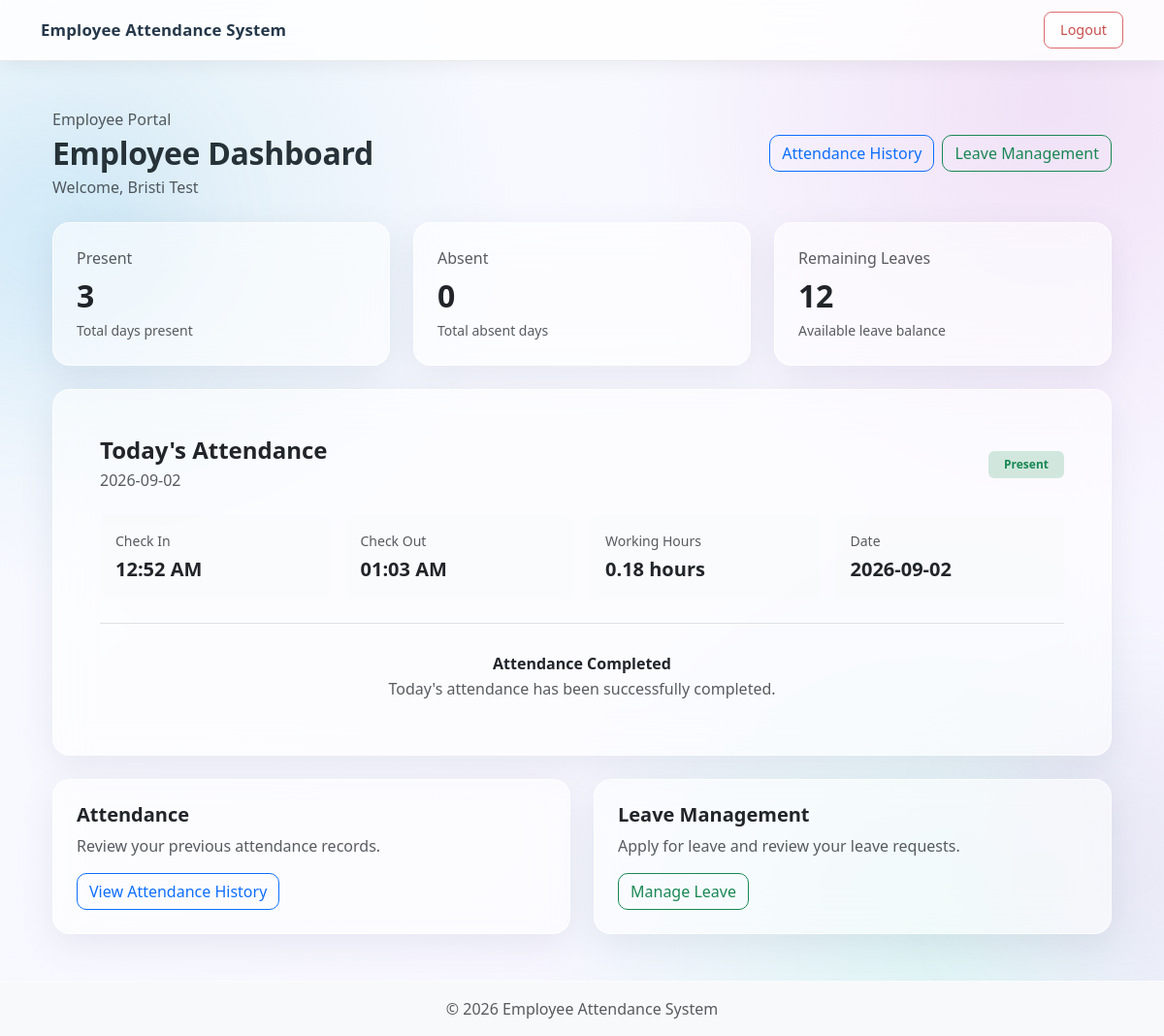
/employee/dashboard (signed in), run on the app's committed database.
### app.py (models this page shows)
class User(db.Model):
    id = db.Column(db.Integer, primary_key=True)
    name = db.Column(db.String(100), nullable=False)
    email = db.Column(db.String(100), unique=True, nullable=False)
    password = db.Column(db.String(200), nullable=False)
    role = db.Column(
        db.String(20),
        nullable=False,
        default="employee"
    )
    department = db.Column(db.String(100))
    created_at = db.Column(
        db.DateTime,
        default=db.func.current_timestamp()
    )

class Attendance(db.Model):
    id = db.Column(db.Integer, primary_key=True)
    user_id = db.Column(
        db.Integer,
        db.ForeignKey("user.id"),
        nullable=False
    )
    user = db.relationship("User", backref="attendances")
    date = db.Column(db.Date, nullable=False)
    check_in = db.Column(db.DateTime)
    check_out = db.Column(db.DateTime)
    working_hours = db.Column(db.Float, default=0)
    status = db.Column(
        db.String(20),
        default="Present"
    )

### app.py (the view)
@app.route("/employee/dashboard")
def employee_dashboard():
    if "user_id" not in session:
        return redirect(url_for("login"))
    if session.get("role") != "employee":
        return "Access Denied", 403
    user_id = session["user_id"]
    user = db.session.get(User, user_id)
    today = date.today()
    attendance = Attendance.query.filter_by(
        user_id=user_id,
        date=today
    ).first()
    present_count = Attendance.query.filter_by(
        user_id=user_id,
        status="Present"
    ).count()
    return render_template(
        "employee_dashboard.html",
        user=user,
        present_count=present_count,
        absent_count=0,
        remaining_leaves=12,
        today=today,
        attendance=attendance
    )

### templates/employee_dashboard.html (shortened to what this page needs)
{% extends "base.html" %}
{% block content %}
<div class="container">
    <div class="d-flex flex-wrap justify-content-between
                align-items-center gap-3 mb-4">
        <div>
            <p class="text-muted mb-1">
                Employee Portal
            </p>
            <h2 class="fw-semibold mb-1">
                Employee Dashboard
            </h2>
            <p class="text-muted mb-0">
                Welcome, {{ user.name }}
            </p>
        </div>
        <div class="d-flex flex-wrap gap-2">
            <a href="{{ url_for('attendance_history') }}"
               class="btn btn-outline-primary">
                Attendance History
            </a>
            <a href="{{ url_for('leave_management') }}"
               class="btn btn-outline-success">
                Leave Management
            </a>
        </div>
    </div>
    <div class="row g-4 mb-4">
        <div class="col-12 col-md-4">
            <div class="card h-100">
                <div class="card-body p-4">
                    <p class="text-muted mb-2">
                        Present
                    </p>
                    <h2 class="fw-semibold mb-1">
                        {{ present_count }}
                    </h2>
                    <small class="text-muted">
                        Total days present
                    </small>
                </div>
            </div>
        </div>
        <div class="col-12 col-md-4">
            <div class="card h-100">
                <div class="card-body p-4">
                    <p class="text-muted mb-2">
                        Absent
                    </p>
                    <h2 class="fw-semibold mb-1">
                        {{ absent_count }}
                    </h2>
                    <small class="text-muted">
                        Total absent days
                    </small>
                </div>
            </div>
        </div>
        <div class="col-12 col-md-4">
            <div class="card h-100">
                <div class="card-body p-4">
                    <p class="text-muted mb-2">
                        Remaining Leaves
                    </p>
                    <h2 class="fw-semibold mb-1">
                        {{ remaining_leaves }}
                    </h2>
                    <small class="text-muted">
                        Available leave balance
                    </small>
                </div>
            </div>
        </div>
    </div>
    <div class="card mb-4">
        <div class="card-body p-4 p-md-5">
            <div class="d-flex flex-wrap
                        justify-content-between
                        align-items-center
                        gap-3 mb-4">
                <div>
                    <h4 class="fw-semibold mb-1">
                        Today's Attendance
                    </h4>
                    <p class="text-muted mb-0">
                        {{ today }}
                    </p>
                </div>
                {% if attendance %}
                    {% if attendance.status == "Present" %}
                        <span class="badge bg-success-subtle
                                     text-success px-3 py-2">
                            Present
                        </span>
                    {% else %}
                        <span class="badge bg-danger-subtle
                                     text-danger px-3 py-2">
                            {{ attendance.status }}
                        </span>
                    {% endif %}
                {% else %}
                    <span class="badge bg-secondary-subtle
                                 text-secondary px-3 py-2">
                        Not Marked
                    </span>
                {% endif %}
            </div>
            <div class="row g-3">
                <div class="col-12 col-sm-6 col-lg-3">
                    <div class="p-3 rounded-3 bg-light bg-opacity-50">
                        <small class="text-muted d-block mb-1">
                            Check In
                        </small>
                        <strong class="fs-5">
                            {% if attendance and attendance.check_in %}
                                {{ attendance.check_in.strftime("%I:%M %p") }}
                            {% else %}
                                --
                            {% endif %}
                        </strong>
                    </div>
                </div>
                <div class="col-12 col-sm-6 col-lg-3">
                    <div class="p-3 rounded-3 bg-light bg-opacity-50">
                        <small class="text-muted d-block mb-1">
                            Check Out
                        </small>
                        <strong class="fs-5">
                            {% if attendance and attendance.check_out %}
                                {{ attendance.check_out.strftime("%I:%M %p") }}
                            {% else %}
                                --
                            {% endif %}
                        </strong>
                    </div>
                </div>
                <div class="col-12 col-sm-6 col-lg-3">
                    <div class="p-3 rounded-3 bg-light bg-opacity-50">
                        <small class="text-muted d-block mb-1">
                            Working Hours
                        </small>
                        <strong class="fs-5">
                            {% if attendance %}
                                {{ attendance.working_hours or 0 }}
                                hours
                            {% else %}
                                --
                            {% endif %}
                        </strong>
                    </div>
                </div>
                <div class="col-12 col-sm-6 col-lg-3">
                    <div class="p-3 rounded-3 bg-light bg-opacity-50">
                        <small class="text-muted d-block mb-1">
                            Date
                        </small>
                        <strong class="fs-5">
                            {{ today }}
                        </strong>
                    </div>
                </div>
            </div>
            <div class="mt-4 pt-4 border-top">
                {% if not attendance %}
                    <div class="d-flex flex-wrap
                                justify-content-between
                                align-items-center gap-3">
                        <div>
                            <h6 class="fw-semibold mb-1">
                                Attendance not marked
                            </h6>
                            <p class="text-muted mb-0">
                                Please check in to mark your attendance.
                            </p>
                        </div>
                        <form action="{{ url_for('check_in') }}"
                              method="POST">
                            <button type="submit"
                                    class="btn btn-success px-4">
                                Check In
                            </button>
                        </form>
                    </div>
                {% else %}
                    <div class="text-center py-2">
                        <h6 class="fw-semibold mb-1">
                            Attendance Completed
                        </h6>
                        <p class="text-muted mb-0">
                            Today's attendance has been successfully completed.
                        </p>
                    </div>
                {% endif %}
            </div>
        </div>
    </div>
    <div class="row g-4">
        <div class="col-12 col-md-6">
            <div class="card h-100">
                <div class="card-body p-4">
                    <h5 class="fw-semibold mb-2">
                        Attendance
                    </h5>
                    <p class="text-muted">
                        Review your previous attendance records.
                    </p>
                    <a href="{{ url_for('attendance_history') }}"
                       class="btn btn-outline-primary">
                        View Attendance History
                    </a>
                </div>
            </div>
        </div>
        <div class="col-12 col-md-6">
            <div class="card h-100">
                <div class="card-body p-4">
                    <h5 class="fw-semibold mb-2">
                        Leave Management
                    </h5>
                    <p class="text-muted">
                        Apply for leave and review your leave requests.
                    </p>
                    <a href="{{ url_for('leave_management') }}"
                       class="btn btn-outline-success">
                        Manage Leave
                    </a>
                </div>
            </div>
        </div>
    </div>
</div>
{% endblock %}

### static/css/style.css (style rules this page uses)
* { box-sizing: border-box; }
body { margin: 0; min-height: 100vh; font-family: "Segoe UI", Tahoma, Geneva, Verdana, sans-serif; background: radial-gradient( circle at 10% 20%, rgba(173, 216, 230, 0.35), transparent 30% ), radial-gradient( circle at 90% 10%, rgba(221, 160, 221, 0.25), transparent 30% ), radial-gradient( circle at 80% 90%, rgba(144, 238, 210, 0.25), transparent 30% ), linear-gradient(135deg, #f8fbff, #f7f4ff); color: #263238; overflow-x: hidden; }
body::before, body::after { content: ""; position: fixed; width: 280px; height: 280px; border-radius: 50%; filter: blur(60px); opacity: 0.35; z-index: -1; animation: floatingBlob 10s ease-in-out infinite alternate; }
body::before { top: 10%; left: -100px; background: rgba(135, 206, 250, 0.45); }
body::after { bottom: 5%; right: -100px; background: rgba(221, 160, 221, 0.35); animation-delay: 3s; }
.card { background: rgba(255, 255, 255, 0.58) !important; backdrop-filter: blur(18px); -webkit-backdrop-filter: blur(18px); border: 1px solid rgba(255, 255, 255, 0.65) !important; border-radius: 18px !important; box-shadow: 0 10px 35px rgba(80, 90, 120, 0.10) !important; transition: transform 0.3s ease, box-shadow 0.3s ease; }
.card-body { border-radius: 18px; }
h1, h2, h3, h4, h5 { font-weight: 600; }
h2 { letter-spacing: -0.3px; }
.btn { border-radius: 10px !important; font-weight: 500; transition: transform 0.25s ease, box-shadow 0.25s ease, background-color 0.25s ease; }
a { transition: 0.25s ease; }
.col-md-5 .card, .col-md-6 .card { animation: cardAppear 0.7s ease; }

### data on the page
User: name "Bristi Test"
Attendance: check_in "12:52 AM", check_out "01:03 AM", working_hours "0.18"

### other printed values
{{ present_count }} "3"
{{ absent_count }} "0"
{{ remaining_leaves }} "12"
